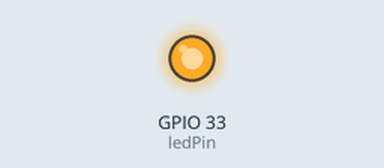
Simulated run of this program. Board: ESP32. Parts: output pins drawn as LEDs (lit = HIGH). What the program prints to the serial monitor is not drawn.

Above: at 1.0 s.
At 3.0 s:
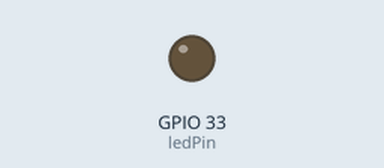
Timing chart, 0 to 5.2 s (numbered marks = the images above):
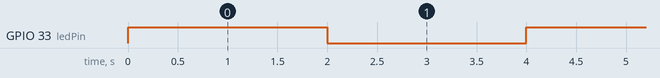

The program:

main.cpp
```cpp
#include <Arduino.h>

// ledPin refers to ESP32-CAM mini led on back. Use GPIO pin 4 for flashlight
const int ledPin = 33;

void setup()
{
  Serial.begin(115200);
  // initialize digital pin ledPin as an output
  pinMode(ledPin, OUTPUT);
  Serial.print("Setup");
}

void loop()
{
  digitalWrite(ledPin, HIGH);
  Serial.print("High");
  delay(2000);
  digitalWrite(ledPin, LOW);
  Serial.print("Low");
  delay(2000);
}
```

Measured:
- by itself, GPIO 33 (ledPin): alternates HIGH for 2.0 s and LOW for 2.0 s
